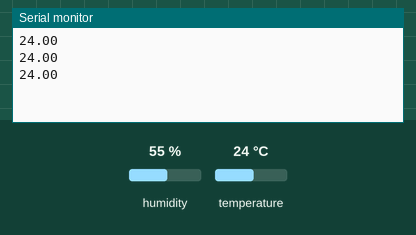
Bench run of a sketch on a simulated Arduino Uno, built with avr-gcc and run on an emulated ATmega328P. Shown: the last lines printed to the serial monitor. The inputs (shaded band) are chosen by the test bench; at power-on: temperature 24 °C, humidity 55 %.

Above: at 2.8 s.
2.9 s: temperature set to 12 °C
At 5.5 s:
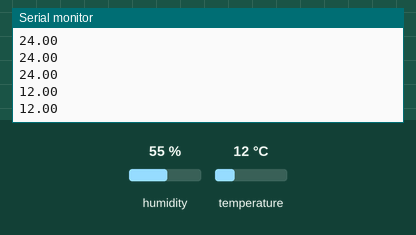
5.6 s: temperature set to 19 °C
At 6.9 s:
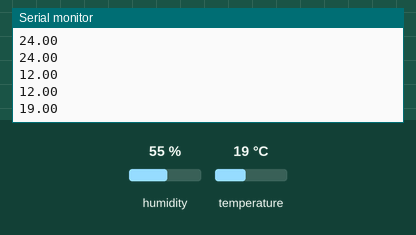
Timing chart, 0 to 8.6 s (numbered marks = the images above; inputs shaded):
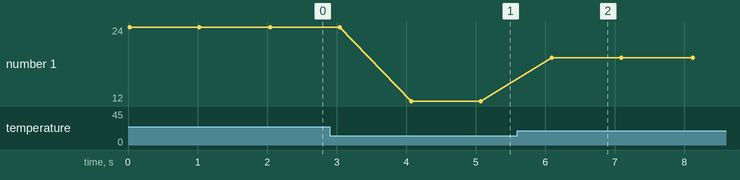

Measured:
- after the input at 2.9 s, the serial monitor: prints a new line after 1.2 s (image 1)
- after the input at 5.6 s, the serial monitor: prints a new line after 0.50 s (image 2)
- plotted number 1: 24 → 12 after the input at 2.9 s, 12 → 19 after the input at 5.6 s

The sketch:

check_kk_dht.ino
```cpp
#include <SPI.h>            // Include the SPI library (required for SD card access)
#include <SD.h>             // Include the SD library (required for SD card access)
#include <Wire.h>           // Include the Wire library (required for RTC communication)
#include <RTClib.h>         // Include the RTC library (required for Real-Time Clock functionality)
#include "DHT.h"

RTC_DS1307 rtc;             // Create an instance of the RTC object

int Pino_CS = 10;           //Pino CS do cartao SD

//Definicoes do sensor de temperatura DHT11
#define DHTPIN_EXT A0 //Pino de conexao
#define DHTTYPE DHT11 //Tipo de sensor
DHT dht(DHTPIN_EXT, DHTTYPE); //Cria objeto DHT

void setup() {
    Serial.begin(9600);     // Initialize serial communication

  //Inicializa o DHT11
  dht.begin();
}


void loop()
{
  // A leitura da temperatura e umidade pode levar 250ms!
  // O atraso do sensor pode chegar a 2 segundos.
  float h = dht.readHumidity();
  float t = dht.readTemperature();

  // testa se retorno é valido, caso contrário algo está errado.
  if (isnan(t) || isnan(h))
  {
    Serial.println("Failed to read from DHT");
  }
  else
  {
  // Log data to SD card
    Serial.println(t);
  }

  // reads every 10 seconds
  delay(1000);
}
```
